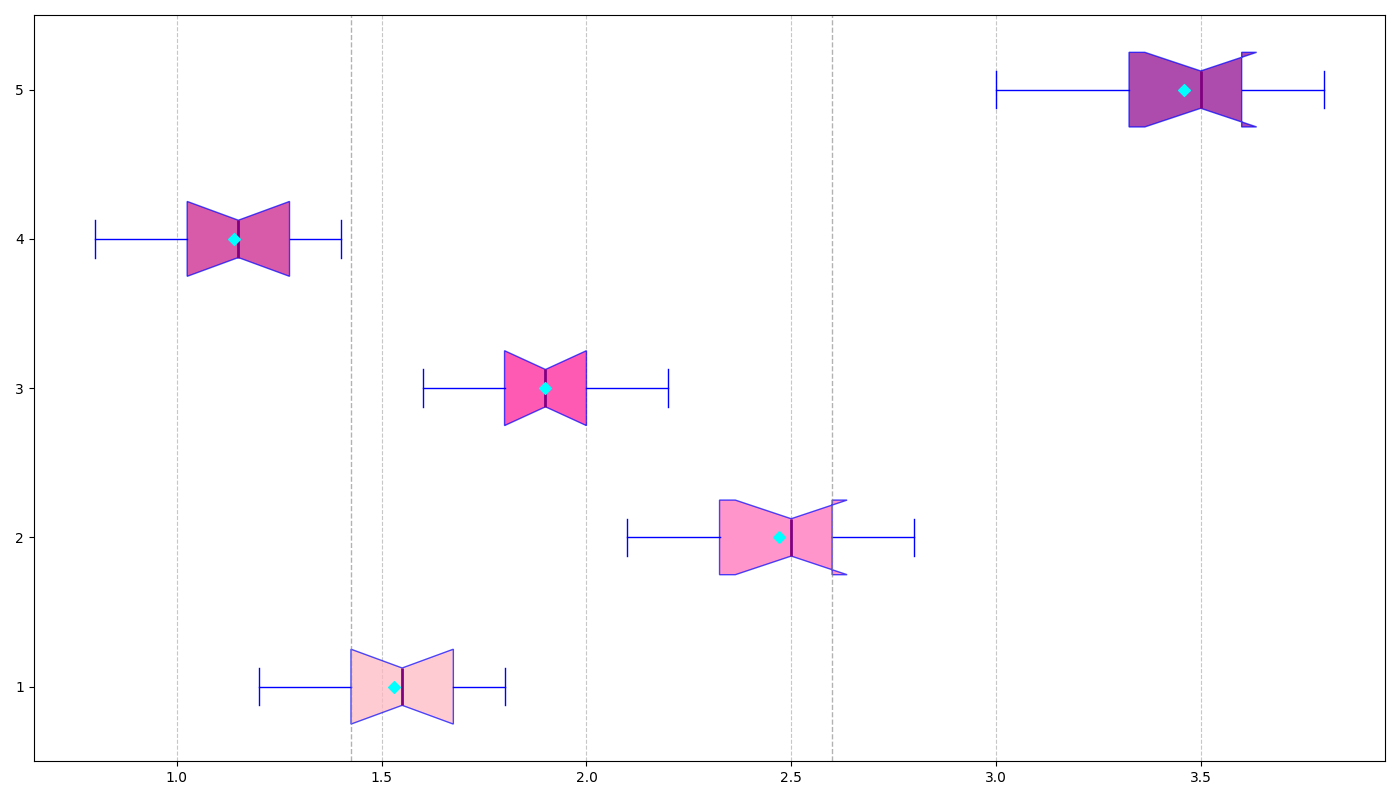

This chart was generated by the following Python code:
import matplotlib.pyplot as plt
import numpy as np

city1 = [1.2, 1.5, 1.3, 1.4, 1.6, 1.5, 1.7, 1.8, 1.6, 1.7]
city2 = [2.1, 2.3, 2.5, 2.2, 2.4, 2.6, 2.5, 2.7, 2.8, 2.6]
city3 = [1.7, 1.6, 1.9, 1.8, 2.0, 1.9, 2.1, 2.2, 1.8, 2.0]
city4 = [0.8, 1.0, 1.1, 1.2, 1.3, 1.1, 1.0, 1.2, 1.4, 1.3]
city5 = [3.2, 3.0, 3.3, 3.5, 3.6, 3.4, 3.5, 3.6, 3.7, 3.8]

means = [np.mean(city) for city in [city1, city2, city3, city4, city5]]

fig, ax = plt.subplots(figsize=(14, 8))

box = ax.boxplot([city1, city2, city3, city4, city5], vert=False, patch_artist=True, notch=True,
                 boxprops=dict(color='blue'),
                 whiskerprops=dict(color='blue'),
                 capprops=dict(color='blue'),
                 flierprops=dict(marker='o', color='magenta', markersize=8, alpha=0.5),
                 medianprops=dict(color='purple', linewidth=2))

new_colors = ['#FFB6C1', '#FF69B4', '#FF1493', '#C71585', '#8B008B']
for patch, color in zip(box['boxes'], new_colors):
    patch.set(facecolor=color, alpha=0.7)

ax.scatter(means, np.arange(1, 6), marker='D', color='cyan', zorder=3)

ax.set_yticks(np.arange(1, 6))
ax.grid(axis='x', linestyle='--', alpha=0.7)

quartiles = [np.percentile(city1 + city2 + city3 + city4 + city5, 25),
             np.percentile(city1 + city2 + city3 + city4 + city5, 75)]
for q in quartiles:
    ax.axvline(q, color='grey', linestyle='dashed', linewidth=1, alpha=0.6)

plt.tight_layout()
plt.show()
